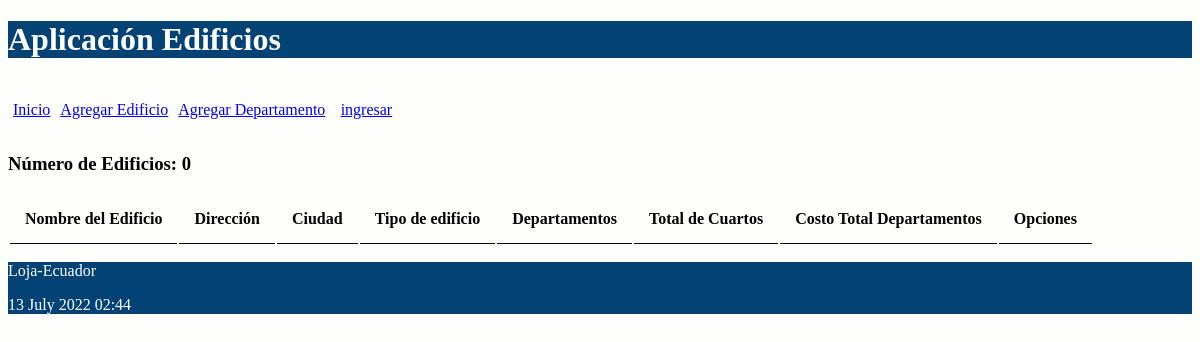
The app's page /, older data.
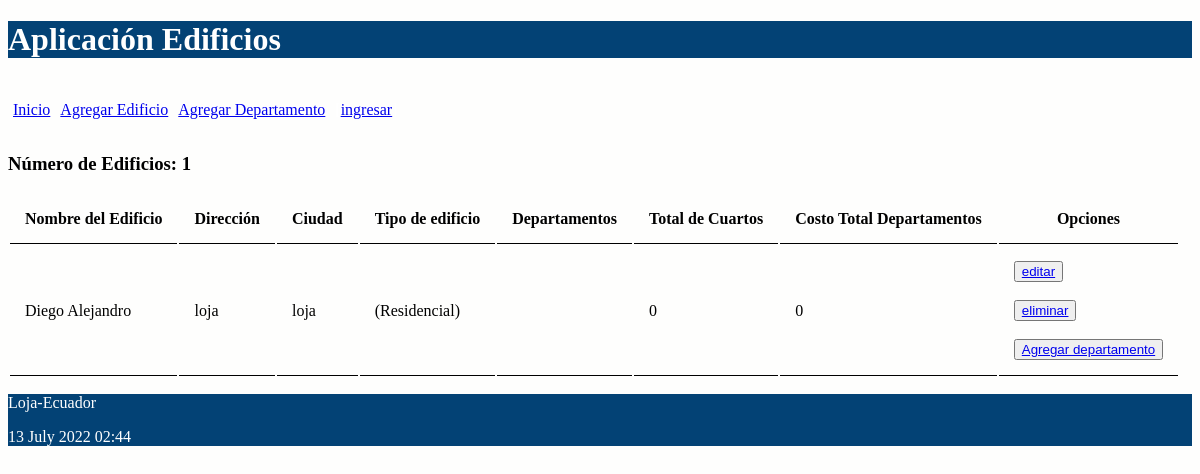
The same page, newer data.
### departamentos/models.py (models this page shows, shortened)
class Edificio(models.Model):
    tipo_edificio = (
    ('(Residencial)','residencial'),
    ('(Comercial)','comercial')
    )
    nombre = models.CharField(max_length=30)
    direccion = models.CharField(max_length=30)
    ciudad = models.CharField(max_length=30)
    tipo = models.CharField(max_length=30, choices = tipo_edificio)
    def obtener_costo_departametos(self):
        valor = [d.costo_dep for d in self.departamentos.all()]
        valor = sum(valor)
        return valor
    def obtener_cant_cuartos(self):
        valor = [d.num_cuartos for d in self.departamentos.all()]
        valor = sum(valor)
        return valor

### departamentos/views.py (the view)
# urls.py: path('', views.index, name='index'),
def index(request):
    edificios = Edificio.objects.all()
    informacion_template = {'edificios': edificios, 'numero_edificios': len(edificios)}
    return render(request, 'index.html', informacion_template)

### departamentos/templates/index.html (shortened to what this page needs)
{% extends "master.html" %}
{% block content %}
<br>
<br>
<br>
<h3>Número de Edificios: {{ numero_edificios}}</h3>
<table id="tabla_datos">
  <thead>
    <tr>
      <th>Nombre del Edificio</th>
      <th>Dirección</th>
      <th>Ciudad</th>
      <th>Tipo de edificio</th>
      <th>Departamentos</th>
      <th>Total de Cuartos</th>
      <th>Costo Total Departamentos</th>
      <th>Opciones</th>
    </tr>
  </thead>
  {% for e in edificios %}
  <tr>
    <td>{{e.nombre}}</td>
    <td>{{e.direccion}}</td>
    <td>{{e.ciudad}}</td>
    <td>{{e.tipo}}</td>
    <td>
      <br/>
    </td>
    <span><td>{{ e.obtener_cant_cuartos }}</td></span>
    <span><td>{{e.obtener_costo_departametos}}</td></span>
    <td>
      <button><a href="{% url 'editar_edificio' e.id %}">editar</a></button> <br/>
      <br>
      <button><a href="{% url 'eliminar_edificio' e.id %}">eliminar</a></button> <br/>
      <br>
      <button><a href="{% url 'crear_departamento_edificio' e.id %}"> Agregar departamento</a></button>
    </td>
  </tr>
  {% endfor %}
</table>
{% endblock %}

Row changes from the older to the newer data that the page shows:
added Edificio: nombre "Diego Alejandro", direccion "loja", ciudad "loja", tipo "(Residencial)", obtener_cant_cuartos "0", obtener_costo_departametos "0"
Text that changed along with them:
{{ numero_edificios }}: "0" → "1"
